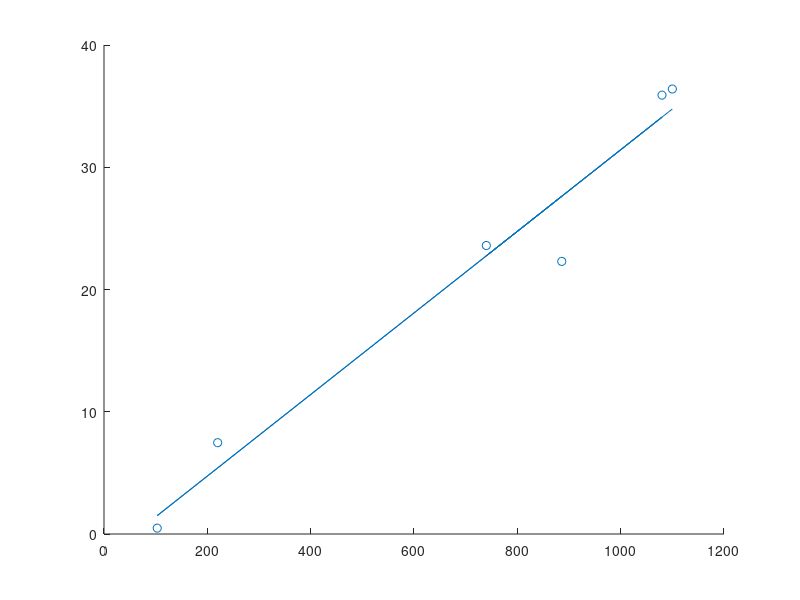

Source code (MATLAB):
% data = [20.5,156
% 31.9,375
% 11.42,277];
% data = [35.1,870
% 20.8,322
% 0.4,110];
data=[36.4,1100
23.6,740
35.9,1080
7.47,220
0.480,103
22.3,886];
% data=[21.7,705
% 41,1170];

y = data(:,1);
x = data(:,2);

X = [ones(length(x),1) x];
b = X\y;
figure(111);
%clf
scatter(x,y,'kx')
yCalc2 = X*b;
hold on
plot(x,yCalc2,'-')

